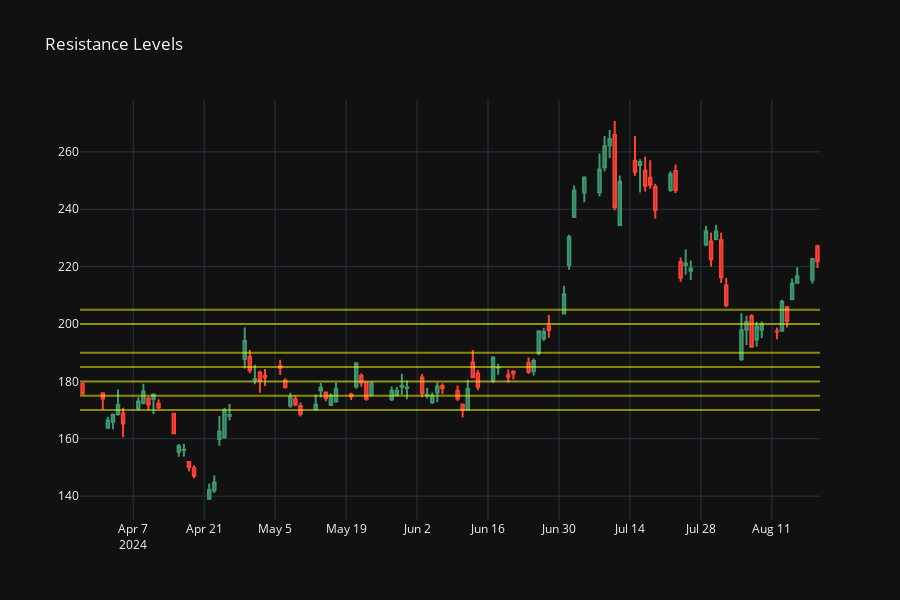

This figure's notebook cell:
### Code cell
fig_sr = create_price_fig(ohlc2)
fig_sr.update_layout(title='Resistance Levels')

for i, x in resistance_df.iterrows():
    if x['count_highs'] >= count_limit:
        fig_sr.add_hline(x['high_level'], line_color='yellow', opacity=0.5)
        
fig_sr
